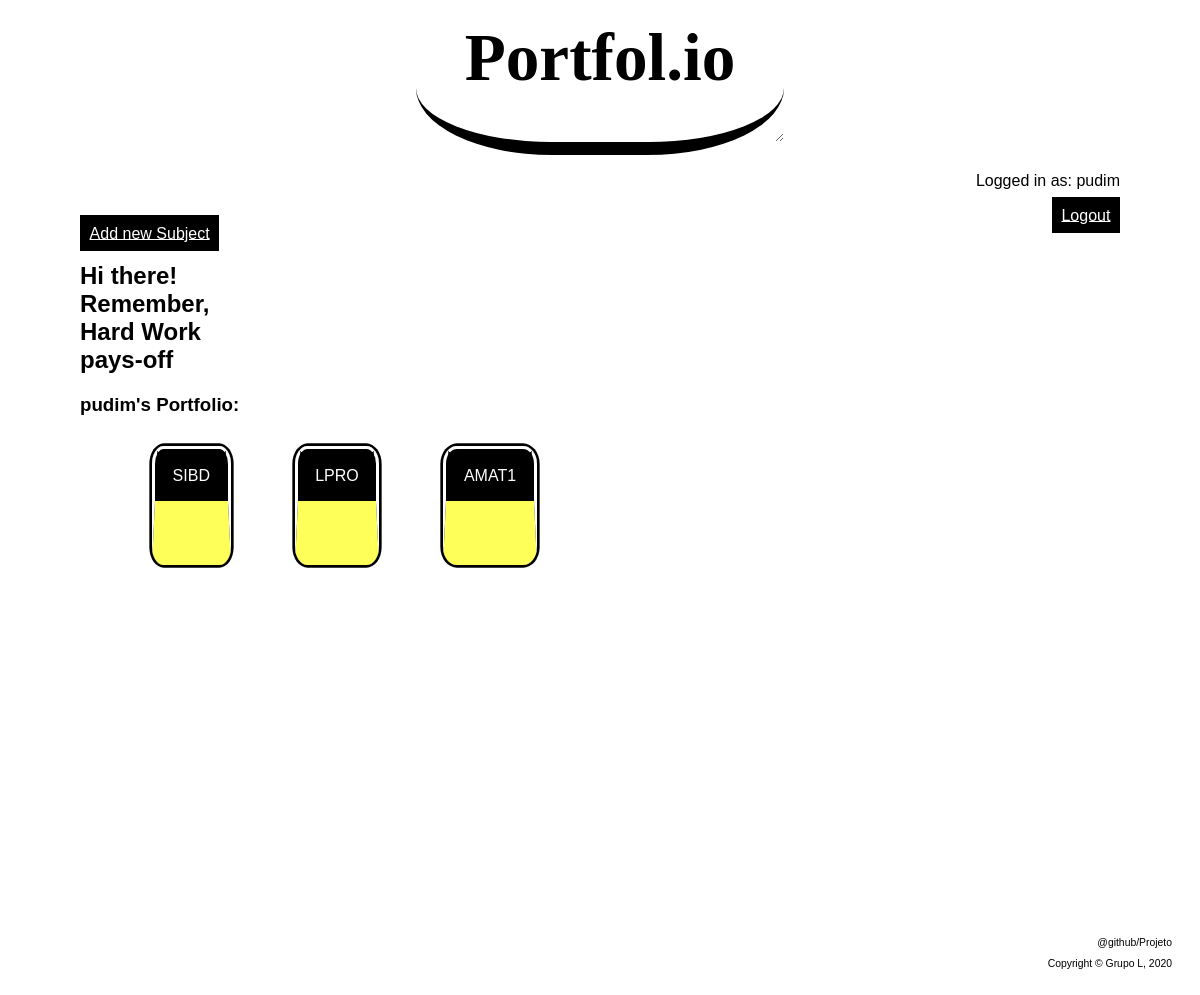
Page /pages/user_mainpage.php (signed in) on the committed database.
### tables this page shows
CREATE TABLE subject (
    	id integer primary key autoincrement,
    	name text not null,
    	folder_path text,
        admin_id integer references student(id) not null,
        CONSTRAINT user_unique_error UNIQUE (name)
        CONSTRAINT user_unique_error UNIQUE (folder_path)
    );

### database/subjects.php (called while the page is built, shortened)
<?php
    function getSubjects() {
        global $db;
        $stmt= $db->prepare('SELECT * from subject');
        $stmt->execute();
        return ($stmt->fetchAll());
    }
?>

### pages/user_mainpage.php (the view, shortened to what this page needs)
<?php
    include_once('../database/connect.php');
    include_once('../database/subjects.php');
    $result=getSubjects();
?>
<!DOCTYPE html>
<html lang="en">
<head>
    <link href="../css/MainpageStyle.css" rel="stylesheet">
    <link href="../css/SubjectsStyle.css" rel="stylesheet">
</head>
<body>
    <header>
        <h1><a href="../pages/user_mainpage.php"> Portfol.io</a></h1>
    </header>
    <div id="username">
        <p>Logged in as: <?= $_SESSION['username'] ?></p>
        <a href="../actions/ActionLogout.php">Logout</a>
    </div>
    <nav id="operations">
        <a href="../pages/subject_registration.php" id="Add">Add new Subject</a>
    </nav>
    <section id="welcome">
        <h2>Hi there! </br>
            Remember, </br>
            Hard Work </br>
            pays-off </br>
        </h2>
    </section>
    <nav id="subjects">
        <h3><?=$_SESSION['username']?>'s Portfolio:</h3>
        <ul>
            <?php foreach ($result as $row){ ?>
                <li>
                    <a href="list_gallery.php?subject=<?php echo $row['id'] ?>"id="subs"><?php echo $row["name"] ?></a>
                </li>
            <?php } ?>
        </ul>
    </nav>
    <footer>
        <a href="https://github.com/zymil/Portfolio">@github/Projeto</a>
        <p>Copyright &copy; Grupo L, 2020</p>
    </footer>
</body>
</html>

### css/MainpageStyle.css (style rules this page uses)
body { font-family: Arial, Verdana, monospace; background-repeat: no-repeat; background-attachment: fixed; background-size: cover; background-position: auto; background-image: url(../img/portfolio4.png); -webkit-font-smoothing: antialiased; margin-left: 5em; margin-right: 5em; }
body > header { font-size: 2.1em; border-style: solid; flex-direction: column; text-align: center; border-bottom-width: 0.4em; margin-bottom: 0.5em; margin-right: 10em; margin-left: 10em; margin-top: -1em; border-top-width: 0; border-right-width: 0; border-left-width: 0; border-radius: 37%; resize: vertical; overflow: auto; font-family: "Lucida Handwriting"; display: flex; }
body > header h1 a:-webkit-any-link { color: black; cursor: pointer; text-decoration: none; }
#operations a { padding: 0.6em; background: rgb(0, 0, 0); color: #ffffff; }
body > footer { text-align: right; font-size: 0.65em; margin: auto; display: block; margin-top: 10em; text-decoration: none; margin: 0; margin-top: 35em; margin-right: -5em; }
body > div { text-align: right; }
body > div#username a { padding: 0.6em; background: rgb(0, 0, 0); color: #ffffff; font-size: 1em; flex-direction: column; }
body > footer a { color: black; text-decoration: none; background-color: transparent; }

### css/SubjectsStyle.css (style rules this page uses)
#subjects ul { display: flex; flex-direction: row; list-style-type: none; flex-wrap: wrap; }
#subjects li { padding: 2em; margin-bottom: 3.5em; }
a#subs { padding: 1.1em; background: rgb(0, 0, 0); color: #ffffff; text-decoration: none; border-radius: 15%; border-bottom: rgb(255, 255, 89); border-bottom-width: 4em; border-style: solid; box-shadow: 0pt 0pt 0pt 2pt black; margin-bottom: 20px; }

### rows in the picture
subject: name "SIBD"
subject: name "LPRO"
subject: name "AMAT1"

### other values in the picture
$_SESSION['username'] "pudim"
